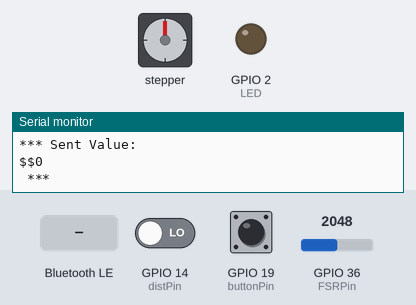
A sketch run on a simulated ESP32. On the bench: stepper motor, output pins drawn as LEDs (lit = HIGH), the last lines printed to the serial monitor. Wiring (inferred from the names in the program): stepper motor driver (200 steps per turn assumed): step GPIO 25; direction GPIO 26. The test bench sets the inputs (shaded band); at power-on: GPIO 19 (buttonPin) HIGH, GPIO 36 (FSRPin) = 2048, GPIO 14 (distPin) LOW. EEPROM starts erased; nothing arrives over Bluetooth unless stated; a phone connects over Bluetooth LE 3 s after start; pins used as bus, display or sensor lines are not drawn.

Above: at 1.2 s.
1.3 s: GPIO 19 (buttonPin) pulled LOW for 0.15 s
At 4.2 s:
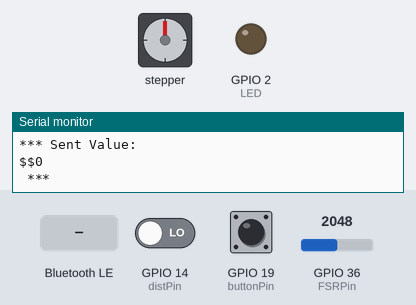
4.4 s: Bluetooth LE write "1" received
5.9 s: GPIO 36 (FSRPin) set to 0
8.9 s: GPIO 19 (buttonPin) pulled LOW for 1 s
At 10.27 s:
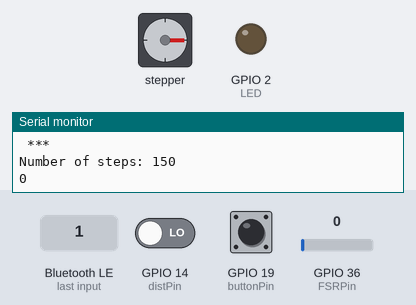
At 10.81 s:
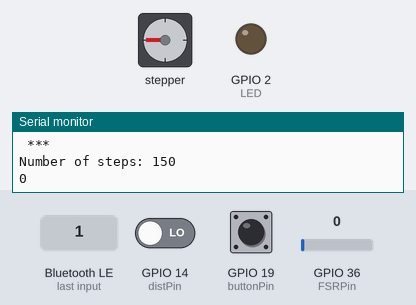
12.7 s: GPIO 36 (FSRPin) set to 1468
15.7 s: GPIO 36 (FSRPin) set to 1564
At 15.7 s:
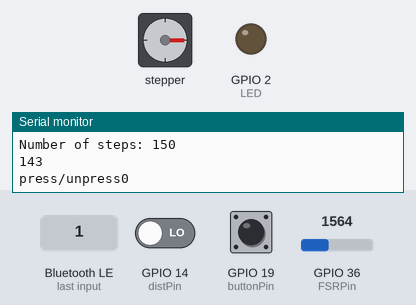
Timing chart, 0 to 18.2 s (numbered marks = the images above; inputs shaded):
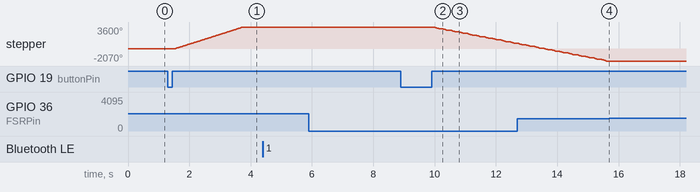

The sketch:

ESP32_Spinkter.ino
```cpp
/*
    Video: https://www.youtube.com/watch?v=oCMOYS71NIU
    Based on Neil Kolban example for IDF: https://github.com/nkolban/esp32-snippets/blob/master/cpp_utils/tests/BLE%20Tests/SampleNotify.cpp
    Ported to Arduino ESP32 by Evandro Copercini

   Create a BLE server that, once we receive a connection, will send periodic notifications.
   The service advertises itself as: 6E400001-B5A3-F393-E0A9-E50E24DCCA9E
   Has a characteristic of: 6E400002-B5A3-F393-E0A9-E50E24DCCA9E - used for receiving data with "WRITE"
   Has a characteristic of: 6E400003-B5A3-F393-E0A9-E50E24DCCA9E - used to send data with  "NOTIFY"

   The design of creating the BLE server is:
   1. Create a BLE Server
   2. Create a BLE Service
   3. Create a BLE Characteristic on the Service
   4. Create a BLE Descriptor on the characteristic
   5. Start the service.
   6. Start advertising.

   In this example rxValue is the data received (only accessible inside that function).
   And txValue is the data to be sent, in this example just a byte incremented every second.
*/
#include <BLEDevice.h>
#include <BLEServer.h>
#include <BLEUtils.h>
#include <BLE2902.h>
#include "EEPROM.h"

#define EEPROM_SIZE 1

BLECharacteristic *pCharacteristic;

bool deviceConnected = false;
bool motorLock;
bool pressFlag = 0;
float txValue = 0;
const int FSRPin = 36;
const int LED = 2; // Could be different depending on the dev board. I used the DOIT ESP32 dev board.
String incomingByte = "";
const int stepPin = 25; //3 brown
const int dirPin = 26; //4 white
const int distPin = 14;
const int myDelay = 300;
const int buttonPin = 19;
int steps = 150;

int senderFlag = 0;
int hallValue;
int buttonState;
int forceSensorValue;
int forceSensorRead;
int buttonValue;
char distValBuf [1];
char forceSensorBuf [4];
int buttonCounter = 0;
int prevCount = 0;
int fixFlag = 0;

int idx = 0;
HardwareSerial bt(2);

//std::string rxValue; // Could also make this a global var to access it in loop()

// See the following for generating UUIDs:
// https://www.uuidgenerator.net/

#define SERVICE_UUID           "6E400001-B5A3-F393-E0A9-E50E24DCCA9E" // UART service UUID
#define CHARACTERISTIC_UUID_RX "6E400002-B5A3-F393-E0A9-E50E24DCCA9E"
#define CHARACTERISTIC_UUID_TX "6E400003-B5A3-F393-E0A9-E50E24DCCA9E"


void sendData(){

    if (bt.available() > 0) {
        // read the incoming byte:
        incomingByte = bt.readString();

        Serial.print("saturaion test output:  ");
        Serial.println(incomingByte);

    }
    // Fabricate some arbitrary junk for now...
    forceSensorRead = analogRead(FSRPin); // This could be an actual sensor reading!

    hallValue = digitalRead(distPin);
    Serial.print("Hall Value: ");
    Serial.println(hallValue);


    // Let's convert the value to a char array:
    char txString[20]; // make sure this is big enuffz
    //dtostrf((float)incomingByte, 1, 2, txString); // float_val, min_width, digits_after_decimal, char_buffer

    forceSensorValue = map(forceSensorRead, 0, 1023, 0, 100);
    Serial.print("FSR Value: ");
    Serial.println(forceSensorValue);

    sprintf (forceSensorBuf, "%03i", forceSensorValue);
    sprintf (distValBuf, "%01i", hallValue);

    incomingByte.toCharArray(txString,incomingByte.indexOf('%')+1);
    strcat(txString,"$");
    strcat(txString,forceSensorBuf);
    strcat(txString,"$");
    strcat(txString,distValBuf);


    pCharacteristic->setValue(txString);

    if (deviceConnected){
      pCharacteristic->notify(); // Send the value to the app!
    }

    Serial.print("*** Sent Value: ");
    Serial.println(incomingByte);
    Serial.println(txString);
    Serial.println(" ***");

    strcpy(txString,"");

}

void press_unpress(){

  if (motorLock == 0){
    pressBladder();
  }
  else{
    unpressBladder();
    motorLock=!motorLock; //create toggle
    fixFlag = 0;
    pressFlag = 0;
  }

  EEPROM.write(0, motorLock);
  EEPROM.commit();
  Serial.print("press/unpress");
  Serial.println(motorLock);

}


void pressBladder(){


  if((forceSensorValue<150) || (forceSensorValue>200)){

    Serial.print("Number of steps: ");
    Serial.println(steps);
    Serial.println(forceSensorValue);

    if (forceSensorValue<150){ //give steps to press the bladder
        digitalWrite(dirPin,LOW);
    }
    else if (forceSensorValue>200){ //over pressing! need step back from bladder
        digitalWrite(dirPin,HIGH);
        steps = steps/2;
    }
    for(int x = 0; x < steps; x++) {
        digitalWrite(stepPin,HIGH);
        delayMicroseconds(myDelay);
        digitalWrite(stepPin,LOW);
        delayMicroseconds(800);
    }
    if (steps == 0) {
      steps = 150;
      unpressBladder();
    }
  } else {
    motorLock=!motorLock; //create toggle
    pressFlag = 0;
    fixFlag = 1;
    steps = 150;
  }

}

void unpressBladder(){

  digitalWrite(dirPin,HIGH);

  for(int x = 0; x < 2000; x++) {
    digitalWrite(stepPin,HIGH);
    delayMicroseconds(myDelay);
    digitalWrite(stepPin,LOW);
    delayMicroseconds(800);
  }

}


class MyServerCallbacks: public BLEServerCallbacks {
    void onConnect(BLEServer* pServer) {
      deviceConnected = true;
    };

    void onDisconnect(BLEServer* pServer) {
      deviceConnected = false;
    }

};

class MyCallbacks: public BLECharacteristicCallbacks {
    void onWrite(BLECharacteristic *pCharacteristic) {
      std::string rxValue = pCharacteristic->getValue();

      if (rxValue.length() > 0) {
        Serial.println("*********");
        Serial.print("Received Value: ");

        for (int i = 0; i < rxValue.length(); i++) {
          Serial.print(rxValue[i]);
        }

        Serial.println();

        // Do stuff based on the command received from the app
        if (rxValue.find("A") != -1) {
          pressFlag = 1;

        }
        Serial.println();
        Serial.println("*********");
      }
    }
};

void setup() {
  Serial.begin(115200);

  pinMode(LED, OUTPUT);
  pinMode(stepPin,OUTPUT);
  pinMode(dirPin,OUTPUT);
  pinMode(distPin,INPUT);
  pinMode(buttonPin,INPUT_PULLUP);
  bt.begin(115200, SERIAL_8N1, 27,17);


  if (!EEPROM.begin(EEPROM_SIZE)) {
    Serial.println("failed to initialise EEPROM");
  }

  motorLock = byte(EEPROM.read(0));

  // Create the BLE Device
  BLEDevice::init("ESP32_URINE"); // Give it a name

  // Create the BLE Server
  BLEServer *pServer = BLEDevice::createServer();
  pServer->setCallbacks(new MyServerCallbacks());

  // Create the BLE Service
  BLEService *pService = pServer->createService(SERVICE_UUID);

  // Create a BLE Characteristic
  pCharacteristic = pService->createCharacteristic(
                      CHARACTERISTIC_UUID_TX,
                      BLECharacteristic::PROPERTY_NOTIFY
                    );

  pCharacteristic->addDescriptor(new BLE2902());

  BLECharacteristic *pCharacteristic = pService->createCharacteristic(
                                         CHARACTERISTIC_UUID_RX,
                                         BLECharacteristic::PROPERTY_WRITE
                                       );

  pCharacteristic->setCallbacks(new MyCallbacks());

  // Start the service
  pService->start();

  // Start advertising
  pServer->getAdvertising()->start();
  Serial.println("Waiting a client connection to notify...");
}

void loop() {

  buttonState = digitalRead(buttonPin);
  Serial.print("this is button state: ");
  Serial.println(buttonState);
  if (!buttonState){
    buttonCounter++;
  }
  if (buttonState && (buttonCounter>prevCount)) {
    pressFlag = !pressFlag;
    prevCount = buttonCounter;
  }


  sendData();
  if (pressFlag) {
    press_unpress();
  }
  else if (fixFlag && ((forceSensorValue<150) || (forceSensorValue>200))) {
    steps = 10;
    if (forceSensorValue<150) { //give some steps to press the bladder
        digitalWrite(dirPin,LOW);
    }
    else if (forceSensorValue>200){ //over pressing! need step back from bladder
        digitalWrite(dirPin,HIGH);
    }
    for(int x = 0; x < steps; x++) {
        digitalWrite(stepPin,HIGH);
        delayMicroseconds(myDelay);
        digitalWrite(stepPin,LOW);
        delayMicroseconds(800);
    }
  }


  delay(100);
}
```

Measured:
- the behaviour switches between 1534 and 1535 on GPIO 36 (FSRPin) (found by bisection; images 3 and 4)
- after the input at 1.3 s, stepper: turns 3600° clockwise in 2.2 s, starting after 0.23 s
- after the input at 8.9 s, stepper: keeps turning counter-clockwise at about 989°/s, starting after 1.1 s
- after the input at 15.7 s, stepper: stops changing and stays -2070°
